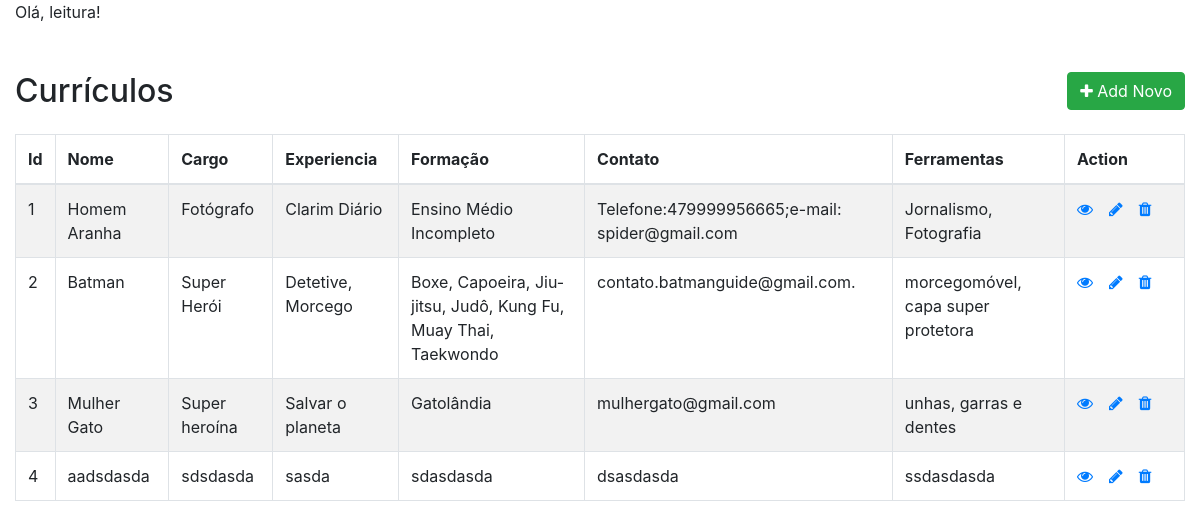
Screenshot of /cadastro.php (signed in) with the database file from the repository.
### tables this page shows
CREATE TABLE `dados` (
  `id` int(11) NOT NULL,
  `nome` varchar(255) NOT NULL,
  `cargo` varchar(255) NOT NULL,
  `experiencia` text NOT NULL,
  `formacao` text NOT NULL,
  `contato` text NOT NULL,
  `ferramentas` text NOT NULL,
  `imagem` varchar(255) NOT NULL
);

### cadastro.php (the view, shortened to what this page needs)
<!DOCTYPE html>
<html lang="en">
<head>
    <link rel="stylesheet" href="https://stackpath.bootstrapcdn.com/bootstrap/4.5.2/css/bootstrap.min.css">
    <link rel="stylesheet" href="https://maxcdn.bootstrapcdn.com/font-awesome/4.7.0/css/font-awesome.min.css">
</head>
<body>
    <div class="wrapper">
        <div class="container-fluid">
            <div class="row">
                <div class="col-md-12">
                Olá, <?= $_SESSION["usuario"]?>!
                    <div class="mt-5 mb-3 clearfix">
                        <h2 class="pull-left">Currículos</h2>
                        <a href="create.php" class="btn btn-success pull-right"><i class="fa fa-plus"></i> Add Novo</a>
                    </div>
                    <?php
                    include("connection.php");
                    $sql = "SELECT * FROM dados";
                    if($result = $conn->query($sql)){
                        if($result->rowCount() > 0){
                            echo '<table class="table table-bordered table-striped">';
                                echo "<thead>";
                                    echo "<tr>";
                                        echo "<th>Id</th>";
                                        echo "<th>Nome</th>";
                                        echo "<th>Cargo</th>";
                                        echo "<th>Experiencia</th>";
                                        echo "<th>Formação</th>";
                                        echo "<th>Contato</th>";
                                        echo "<th>Ferramentas</th>";
                                        echo "<th>Action</th>";
                                    echo "</tr>";
                                echo "</thead>";
                                echo "<tbody>";
                                while($row = $result->fetch()){
                                    echo "<tr>";
                                        echo "<td>" . $row['id'] . "</td>";
                                        echo "<td>" . utf8_encode($row['nome']) . "</td>";
                                        echo "<td>" . utf8_encode($row['cargo']) . "</td>";
                                        echo "<td>" . utf8_encode($row['experiencia']) . "</td>";
                                        echo "<td>" . utf8_encode($row['formacao']) . "</td>";
                                        echo "<td>" . utf8_encode($row['contato']) . "</td>";
                                        echo "<td>" . utf8_encode($row['ferramentas']) . "</td>";
                                        echo "<td>";
                                            echo '<a href="index.php?id='. $row['id'] .'" class="mr-3" title="Ver Currículo" data-toggle="tooltip"><span class="fa fa-eye"></span></a>';
                                            echo '<a href="update.php?id='. $row['id'] .'" class="mr-3" title="Update Record" data-toggle="tooltip"><span class="fa fa-pencil"></span></a>';
                                            echo '<a href="delete.php?id='. $row['id'] .'" title="Delete Record" data-toggle="tooltip"><span class="fa fa-trash"></span></a>';
                                        echo "</td>";
                                    echo "</tr>";
                                }
                                echo "</tbody>";
                            echo "</table>";
                        } else{
                            echo '<div class="alert alert-danger"><em>No records were found.</em></div>';
                        }
                    } else{
                        echo "Oops! Something went wrong. Please try again later.";
                    }
                    ?>
                </div>
            </div>
        </div>
    </div>
</body>
</html>

### cadastro.php (style rules this page uses)
.wrapper { margin: 0 auto; }
table tr td:last-child { width: 120px; }

### rows the page displays
dados: id "1", nome "Homem Aranha", cargo "Fotógrafo", experiencia "Clarim Diário", formacao "Ensino Médio Incompleto", contato "Telefone:479999956665;e-mail: spider@gmail.com", ferramentas "Jornalismo, Fotografia"
dados: id "2", nome "Batman", cargo "Super Herói", experiencia "Detetive, Morcego", formacao "Boxe, Capoeira, Jiu-jitsu, Judô, Kung Fu, Muay Thai, Taekwondo", contato "contato.batmanguide@gmail.com.", ferramentas "morcegomóvel, capa super protetora"
dados: id "3", nome "Mulher Gato", cargo "Super heroína", experiencia "Salvar o planeta", formacao "Gatolândia", contato "mulhergato@gmail.com", ferramentas "unhas, garras e dentes"
dados: id "4", nome "aadsdasda", cargo "sdsdasda", experiencia "sasda", formacao "sdasdasda", contato "dsasdasda", ferramentas "ssdasdasda"

### other values shown
$_SESSION["usuario"] "leitura"
